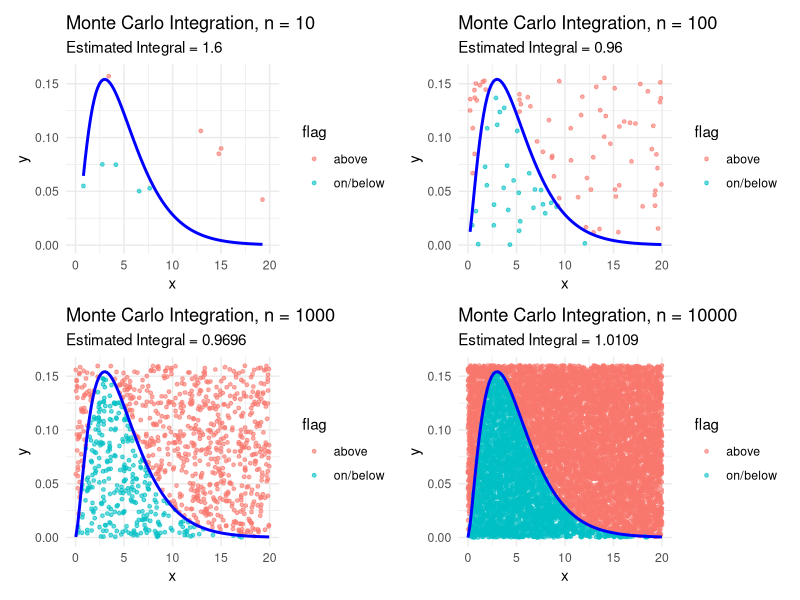

Write the R code that produced this figure.
install.packages("patchwork")
library(tidyverse)
library(patchwork)

df_value <- 5
x_min <- 0
x_max <- 20
y_min <- 0
y_max <- 0.16
rectangle_area <- (x_max - x_min) * (y_max - y_min)
mc_simulation <- function(n, x_min, x_max, y_min, y_max) {
  data.frame(
    x = runif(n, min = x_min, max = x_max),
    y = runif(n, min = y_min, max = y_max)
  )
}
make_mc_plot <- function(n_value) {
  sim_data <- mc_simulation(
    n = n_value,
    x_min = x_min,
    x_max = x_max,
    y_min = y_min,
    y_max = y_max
  )
  
  sim_results <- sim_data %>%
    mutate(
      f_x = dchisq(x, df = df_value),
      flag = if_else(y <= f_x, "on/below", "above")
    )
  
  estimated_integral <- sim_results %>%
    summarize(
      p = mean(flag == "on/below"),
      estimate = p * rectangle_area
    ) %>%
    pull(estimate)
  
  ggplot(sim_results, aes(x = x, y = y, color = flag)) +
    geom_point(alpha = 0.6, size = 1) +
    stat_function(
      fun = dchisq,
      args = list(df = df_value),
      linewidth = 1,
      color = "blue",
      inherit.aes = FALSE,
      aes(x = x)
    ) +
    coord_cartesian(xlim = c(0, 20), ylim = c(0, 0.16)) +
    labs(
      title = paste("Monte Carlo Integration, n =", n_value),
      subtitle = paste("Estimated Integral =", round(estimated_integral, 4)),
      x = "x",
      y = "y",
      color = "flag"
    ) +
    theme_minimal()
}

plot10 <- make_mc_plot(10)
plot100 <- make_mc_plot(100)
plot1000 <- make_mc_plot(1000)
plot10000 <- make_mc_plot(10000)

plot10 + plot100 + plot1000 + plot10000
